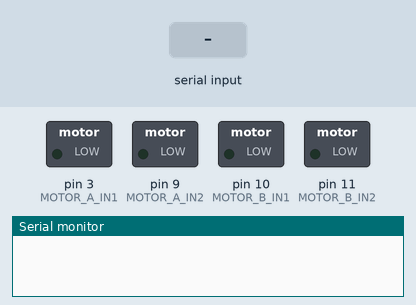
Recording of a sketch running on a simulated Arduino Uno, built with avr-gcc and run on an emulated ATmega328P. On the bench: switched loads named in the sketch (green lamp = pin HIGH), the last lines printed to the serial monitor. The test bench sets the inputs (shaded band).

Above: at 1.2 s.
1.3 s: "f" received over Serial
At 1.8 s:
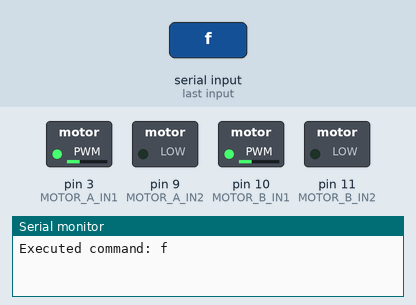
2.8 s: "b" received over Serial
At 4.0 s:
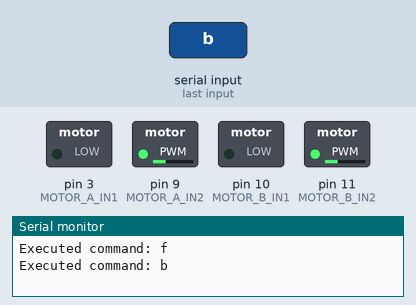
4.3 s: "l" received over Serial
At 5.3 s:
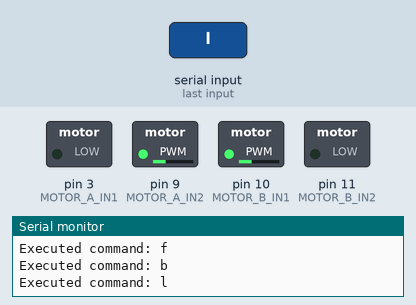
5.8 s: "r" received over Serial
At 6.4 s:
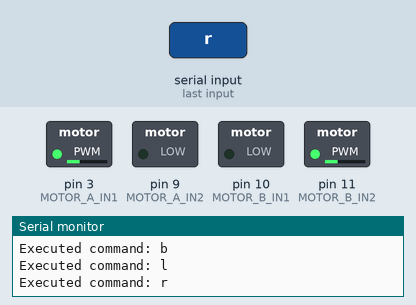
7.3 s: "t" received over Serial
At 7.6 s:
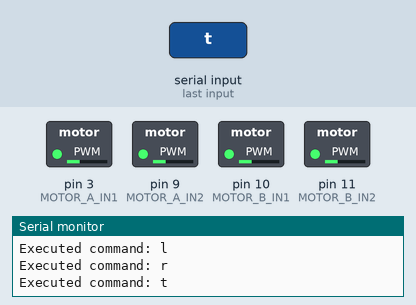
Timing chart, 0 to 9.8 s (numbered marks = the images above; inputs shaded):
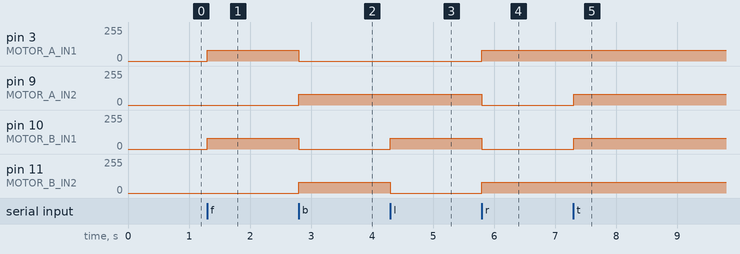

Measured:
- after the input at 1.3 s, pin 3 (MOTOR_A_IN1), pin 10 (MOTOR_B_IN1): 0/255 → 80/255 at once
- after the input at 2.8 s, pin 3 (MOTOR_A_IN1), pin 10 (MOTOR_B_IN1): 80/255 → 0/255 at once; pin 9 (MOTOR_A_IN2), pin 11 (MOTOR_B_IN2): 0/255 → 80/255 at once
- after the input at 4.3 s, pin 10 (MOTOR_B_IN1): 0/255 → 80/255 at once; pin 11 (MOTOR_B_IN2): 80/255 → 0/255 at once
- after the input at 5.8 s, pin 3 (MOTOR_A_IN1), pin 11 (MOTOR_B_IN2): 0/255 → 80/255 at once; pin 9 (MOTOR_A_IN2), pin 10 (MOTOR_B_IN1): 80/255 → 0/255 at once
- after the input at 7.3 s, pin 9 (MOTOR_A_IN2), pin 10 (MOTOR_B_IN1): 0/255 → 80/255 at once

The sketch:

motor_driver_test.ino
```cpp
// Motor A
const int MOTOR_A_IN1 = 3;  // PWM pin
const int MOTOR_A_IN2 = 9;  // PWM pin
// Motor B
const int MOTOR_B_IN1 = 10;  // PWM pin
const int MOTOR_B_IN2 = 11; // PWM pin

// Speed settings (0-255), 255 is 100% speed
const int DEFAULT_SPEED = 80;
const int TURN_SPEED = 80;

void setup() {
  Serial.begin(9600);
  // Set all motor control pins as outputs
  pinMode(MOTOR_A_IN1, OUTPUT);
  pinMode(MOTOR_A_IN2, OUTPUT);
  pinMode(MOTOR_B_IN1, OUTPUT);
  pinMode(MOTOR_B_IN2, OUTPUT);
  // Initially stop both motors
  stopMotors();
}

void loop() {
  if (Serial.available() > 0) {
    char command = Serial.read();
    switch(command) {
      case 'f': // Move Forward
        forward();
        break;
      case 'b': // Move Backward
        backward();
        break;
      case 'l': // Turn Left
        left();
        break;
      case 'r': // Turn Right
        right();
        break;
      case 's': // Stop
        stopMotors();
        break;
      case 't': // Tension (Brake)
        brakeMotors();
        break;
    }
    Serial.print("Executed command: ");
    Serial.println(command);
  }
}

// Modified motor control functions using analogWrite
void forward() {
  // Motor A forward
  analogWrite(MOTOR_A_IN1, DEFAULT_SPEED); // Writes an analog value (PWM wave) to a pin; 3, 9, 10, 11 are 490 Hz pins 5, 6 are 980 Hz
  analogWrite(MOTOR_A_IN2, 0);
  // Motor B forward
  analogWrite(MOTOR_B_IN1, DEFAULT_SPEED);
  analogWrite(MOTOR_B_IN2, 0);
}

void backward() {
  // Motor A backward
  analogWrite(MOTOR_A_IN1, 0);
  analogWrite(MOTOR_A_IN2, DEFAULT_SPEED);
  // Motor B backward
  analogWrite(MOTOR_B_IN1, 0);
  analogWrite(MOTOR_B_IN2, DEFAULT_SPEED);
}

void left() {
  // Motor A backward at turn speed
  analogWrite(MOTOR_A_IN1, 0);
  analogWrite(MOTOR_A_IN2, TURN_SPEED);
  // Motor B forward at turn speed
  analogWrite(MOTOR_B_IN1, TURN_SPEED);
  analogWrite(MOTOR_B_IN2, 0);
}

void right() {
  // Motor A forward at turn speed
  analogWrite(MOTOR_A_IN1, TURN_SPEED);
  analogWrite(MOTOR_A_IN2, 0);
  // Motor B backward at turn speed
  analogWrite(MOTOR_B_IN1, 0);
  analogWrite(MOTOR_B_IN2, TURN_SPEED);
}

void stopMotors() {
  // Stop both motors
  analogWrite(MOTOR_A_IN1, 0);
  analogWrite(MOTOR_A_IN2, 0);
  analogWrite(MOTOR_B_IN1, 0);
  analogWrite(MOTOR_B_IN2, 0);
}

void brakeMotors() {
  // Brake both motors with tension
  analogWrite(MOTOR_A_IN1, DEFAULT_SPEED);
  analogWrite(MOTOR_A_IN2, DEFAULT_SPEED);
  analogWrite(MOTOR_B_IN1, DEFAULT_SPEED);
  analogWrite(MOTOR_B_IN2, DEFAULT_SPEED);
}
```
